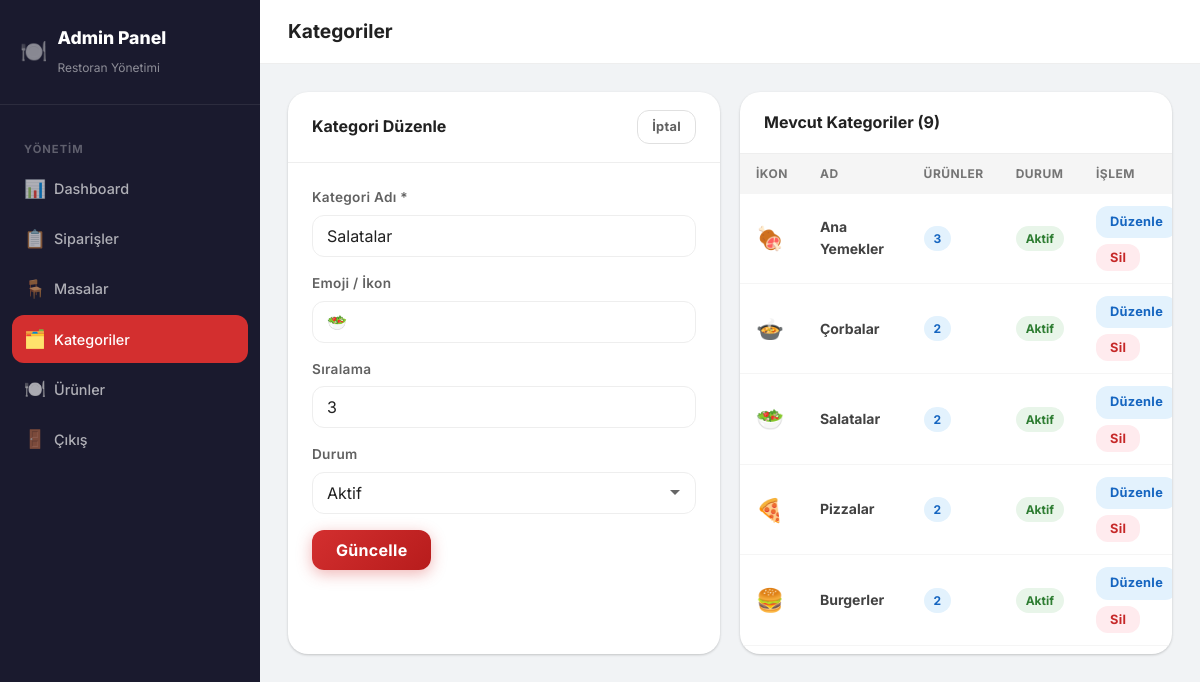
The page /admin/categories.php?edit=3 (signed in) on the database its author committed.
### tables this page shows
CREATE TABLE IF NOT EXISTS categories (
    id INT AUTO_INCREMENT PRIMARY KEY,
    name VARCHAR(100) NOT NULL,
    icon VARCHAR(50) DEFAULT '🍽️',
    sort_order INT DEFAULT 0,
    is_active TINYINT(1) DEFAULT 1,
    created_at TIMESTAMP DEFAULT CURRENT_TIMESTAMP
);

### includes/config.php (called while the page is built, shortened)
<?php
function db() {
    static $pdo = null;
    if ($pdo === null) {
        try {
            $pdo = new PDO(
                'mysql:host=' . DB_HOST . ';dbname=' . DB_NAME . ';charset=utf8mb4',
                DB_USER,
                DB_PASS,
                [
                    PDO::ATTR_ERRMODE => PDO::ERRMODE_EXCEPTION,
                    PDO::ATTR_DEFAULT_FETCH_MODE => PDO::FETCH_ASSOC,
                    PDO::ATTR_EMULATE_PREPARES => false,
                ]
            );
        } catch (PDOException $e) {
            die(json_encode(['error' => 'Database connection failed: ' . $e->getMessage()]));
        }
    }
    return $pdo;
}
function sanitize($str) {
    return htmlspecialchars(trim($str), ENT_QUOTES, 'UTF-8');
}

### admin/categories.php (the view, shortened to what this page needs)
<?php
require_once 'includes/auth.php';
$cats = db()->query("SELECT c.*, (SELECT COUNT(*) FROM products p WHERE p.category_id = c.id) as product_count FROM categories c ORDER BY c.sort_order ASC, c.id ASC")->fetchAll();
$edit_id = (int)($_GET['edit'] ?? 0);
$edit_cat = null;
if ($edit_id) {
    foreach ($cats as $c) { if ($c['id'] == $edit_id) { $edit_cat = $c; break; } }
}
?>
<!DOCTYPE html>
<html lang="tr">
<head>
  <link rel="stylesheet" href="../assets/css/style.css">
</head>
<body class="admin-body">
<div style="display:flex">
  <aside class="admin-sidebar" id="admin-sidebar">
    <div class="admin-sidebar-header">
      <div style="display:flex;align-items:center;gap:10px">
        <span style="font-size:22px">🍽️</span>
        <div><h2>Admin Panel</h2><span>Restoran Yönetimi</span></div>
      </div>
    </div>
  </aside>
  <main class="admin-main">
    <div class="admin-topbar">
      <div style="display:flex;align-items:center;gap:12px">
        <h1>Kategoriler</h1>
      </div>
    </div>
    <div class="admin-content">
      <div style="display:grid;grid-template-columns:1fr 1fr;gap:20px">
        <div class="admin-card">
          <div class="admin-card-header">
            <h2><?= $edit_cat ? 'Kategori Düzenle' : 'Yeni Kategori Ekle' ?></h2>
            <?php if ($edit_cat): ?><a href="categories.php" class="btn btn-sm btn-outline">İptal</a><?php endif; ?>
          </div>
          <div class="admin-card-body">
            <form method="POST" class="admin-form">
              <div class="form-group">
                <label>Kategori Adı *</label>
                <input type="text" name="name" class="form-control" placeholder="Örn: Ana Yemekler" value="<?= sanitize($edit_cat['name'] ?? '') ?>" required>
              </div>
              <div class="form-group">
                <label>Emoji / İkon</label>
                <input type="text" name="icon" class="form-control" placeholder="Emoji (Örn: 🍕)" value="<?= sanitize($edit_cat['icon'] ?? '🍽️') ?>">
              </div>
              <div class="form-group">
                <label>Sıralama</label>
                <input type="number" name="sort_order" class="form-control" value="<?= (int)($edit_cat['sort_order'] ?? 0) ?>" min="0">
              </div>
              <?php if ($edit_cat): ?>
              <div class="form-group">
                <label>Durum</label>
                <select name="is_active" class="form-control">
                  <option value="1" <?= ($edit_cat['is_active'] == 1 ? 'selected' : '') ?>>Aktif</option>
                </select>
              </div>
              <?php endif; ?>
              <button type="submit" class="btn btn-primary" style="width:auto;padding:10px 24px">
                <?= $edit_cat ? 'Güncelle' : 'Kategori Ekle' ?>
              </button>
            </form>
          </div>
        </div>
        <div class="admin-card">
          <div class="admin-card-header"><h2>Mevcut Kategoriler (<?= count($cats) ?>)</h2></div>
          <div style="overflow:auto;max-height:500px">
            <table class="data-table">
              <thead><tr><th>İkon</th><th>Ad</th><th>Ürünler</th><th>Durum</th><th>İşlem</th></tr></thead>
              <tbody>
                <?php foreach ($cats as $c): ?>
                <tr>
                  <td style="font-size:1.4rem"><?= sanitize($c['icon']) ?></td>
                  <td><strong><?= sanitize($c['name']) ?></strong></td>
                  <td><span class="badge badge-preparing"><?= $c['product_count'] ?></span></td>
                  <td><span class="badge <?= $c['is_active'] ? 'badge-ready' : 'badge-completed' ?>"><?= $c['is_active'] ? 'Aktif' : 'Pasif' ?></span></td>
                  <td>
                    <div class="action-btns">
                      <a href="?edit=<?= $c['id'] ?>" class="btn btn-sm btn-info">Düzenle</a>
                      <form method="POST" style="display:inline" onsubmit="return confirm('Bu kategoriyi silmek istediğinizden emin misiniz?')">
                        <button type="submit" class="btn btn-sm btn-danger">Sil</button>
                      </form>
                    </div>
                  </td>
                </tr>
                <?php endforeach; ?>
              </tbody>
            </table>
          </div>
        </div>
      </div>
    </div>
  </main>
</div>
</body>
</html>

### rows shown on the page
categories: name "Salatalar", icon "🥗", sort_order "3", is_active "Aktif", product_count "2"
categories: icon "🍖", name "Ana Yemekler", product_count "3", is_active "Aktif"
categories: icon "🍲", name "Çorbalar", product_count "2", is_active "Aktif"
categories: icon "🍕", name "Pizzalar", product_count "2", is_active "Aktif"
categories: icon "🍔", name "Burgerler", product_count "2", is_active "Aktif"

### other values the page prints
$item['icon'] "📊"
$item['label'] "Dashboard"
$item['icon'] "📋"
$item['label'] "Siparişler"
$item['icon'] "🪑"
$item['label'] "Masalar"
$item['icon'] "🗂️"
$item['label'] "Kategoriler"
$item['icon'] "🍽️"
$item['label'] "Ürünler"
$item['icon'] "🚪"
$item['label'] "Çıkış"
count($cats) "9"
